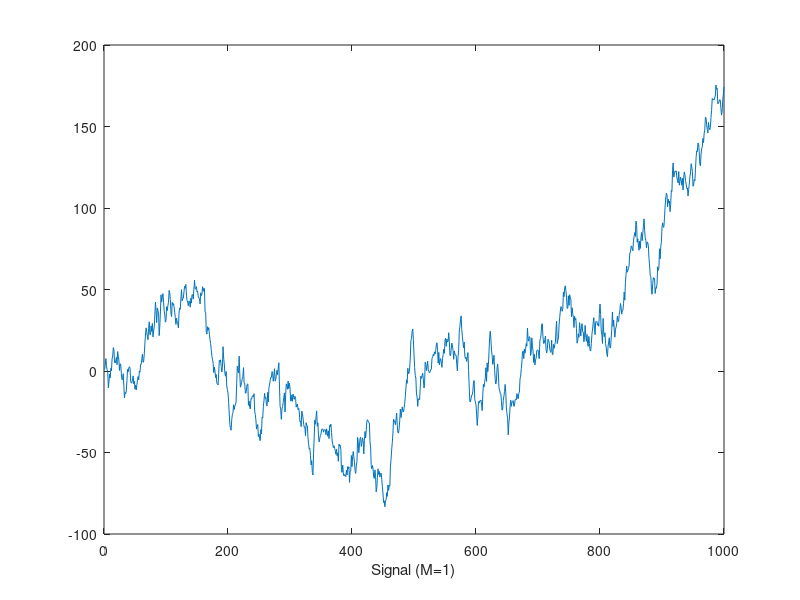

Source code (MATLAB): (Note: this script raises an error after producing the figure.)
pkg load signal;
#graphics_toolkit("gnuplot");

# Signalsynthese
M = 1;
N = 1000;
x(1:M) = 1;
a = rand(1,M)-0.5; % random impulse response
a = a / sqrt(a * a'); % unit norm

for n = M+1: N
  s = 0;
  for j = 1:M
    s += a(j) * x(n-j);
  end
  x(n) = s + randn(1,1)*5;
end

hf = figure('Name', 'Generiertes Signal');
plot(1:numel(x), x); #Synthetisiertes Signal
xlabel(["Signal (M=" num2str(M) ")"]);

dtnow = datestr(now,'HH-MM-SS-FFF')

print (hf, ["gen/synthese_M-" num2str(M) "_N-" num2str(N) "_" dtnow ".pdf"], "-dpdfwrite");

dlmwrite(["gen/synthese_M-" num2str(M) "_N-" num2str(N) "_" dtnow ".txt"],x);
dlmwrite(["gen/koeffizienten_M-" num2str(M) "_N-" num2str(N) "_" dtnow ".txt"],a);